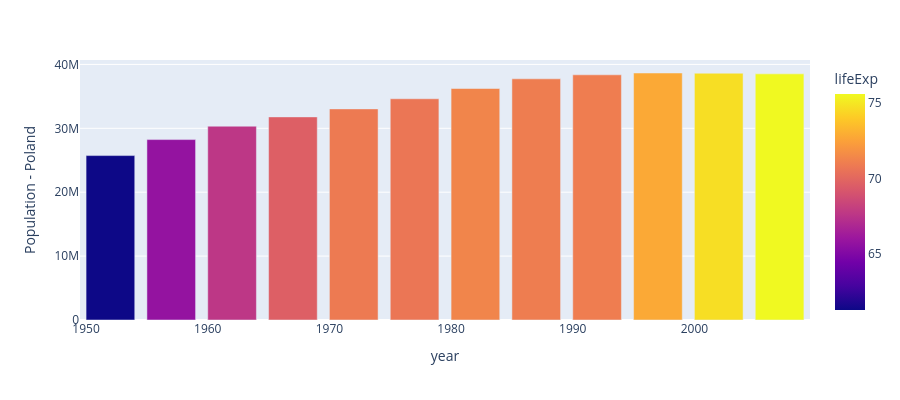

Notebook source saved alongside this figure:
### Markdown cell above
### Colored Bars

The bar chart can be customized with keyword arguments, for example to use a continuous color as below, or a discrete color as above.

### Code cell
df = px.data.gapminder().query("country == 'Poland'")
fig = px.bar(df, x='year', y='pop',
             hover_data=['lifeExp', 'gdpPercap'], color='lifeExp',
             labels={'pop':'Population - Poland'}, height=400)
fig.show()

### Figure 1 — Plotly figure (JSON) as saved in the notebook; plotly's stock layout.template omitted (floating-point values rounded to 4 significant figures)
{"data": [{"customdata": [[61.31, 4029.0], [65.77, 4734.0], [67.64, 5339.0], [69.61, 6557.0], [70.85, 8007.0], [70.67, 9508.0], [71.32, 8452.0], [70.98, 9082.0], [70.99, 7739.0], [72.75, 10160.0], [74.67, 12000.0], [75.56, 15390.0]], "hovertemplate": "year=%{x}<br>Population - Poland=%{y}<br>lifeExp=%{marker.color}<br>gdpPercap=%{customdata[1]}<extra></extra>", "legendgroup": "", "marker": {"color": [61.31, 65.77, 67.64, 69.61, 70.85, 70.67, 71.32, 70.98, 70.99, 72.75, 74.67, 75.56], "coloraxis": "coloraxis", "pattern": {"shape": ""}}, "name": "", "orientation": "v", "showlegend": false, "textposition": "auto", "type": "bar", "x": [1952, 1957, 1962, 1967, 1972, 1977, 1982, 1987, 1992, 1997, 2002, 2007], "xaxis": "x", "y": [25730551, 28235346, 30329617, 31785378, 33039545, 34621254, 36227381, 37740710, 38370697, 38654957, 38625976, 38518241], "yaxis": "y"}], "layout": {"barmode": "relative", "coloraxis": {"colorbar": {"title": {"text": "lifeExp"}}, "colorscale": [[0, "#0d0887"], [0.1111, "#46039f"], [0.2222, "#7201a8"], [0.3333, "#9c179e"], [0.4444, "#bd3786"], [0.5556, "#d8576b"], [0.6667, "#ed7953"], [0.7778, "#fb9f3a"], [0.8889, "#fdca26"], [1, "#f0f921"]]}, "height": 400, "legend": {"tracegroupgap": 0}, "margin": {"t": 60}, "xaxis": {"anchor": "y", "domain": [0, 1], "title": {"text": "year"}}, "yaxis": {"anchor": "x", "domain": [0, 1], "title": {"text": "Population - Poland"}}}}
